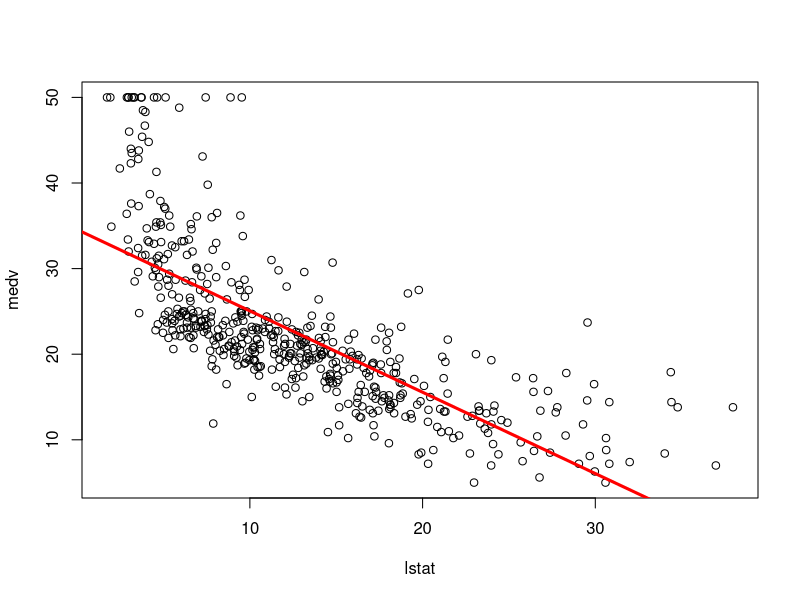

This chart was generated by the following R code:
## ---- chunk 1
library(MASS)
names(Boston)
## ---- chunk 2
lm.fit = lm(medv ~ lstat, data = Boston)
## ---- chunk 3
lm.fit
summary(lm.fit)
## ---- chunk 4
names(lm.fit)
coef(lm.fit)
## ---- chunk 5
confint(lm.fit)
## ---- chunk 6
predict(lm.fit, data.frame(lstat=(c(5,10,15))), interval = "confidence")
predict(lm.fit, data.frame(lstat=(c(5,10,15))), interval = "prediction")

## ---- chunk 7
attach(Boston)
plot(lstat, medv)
abline(lm.fit, lwd =3, col = "red")
